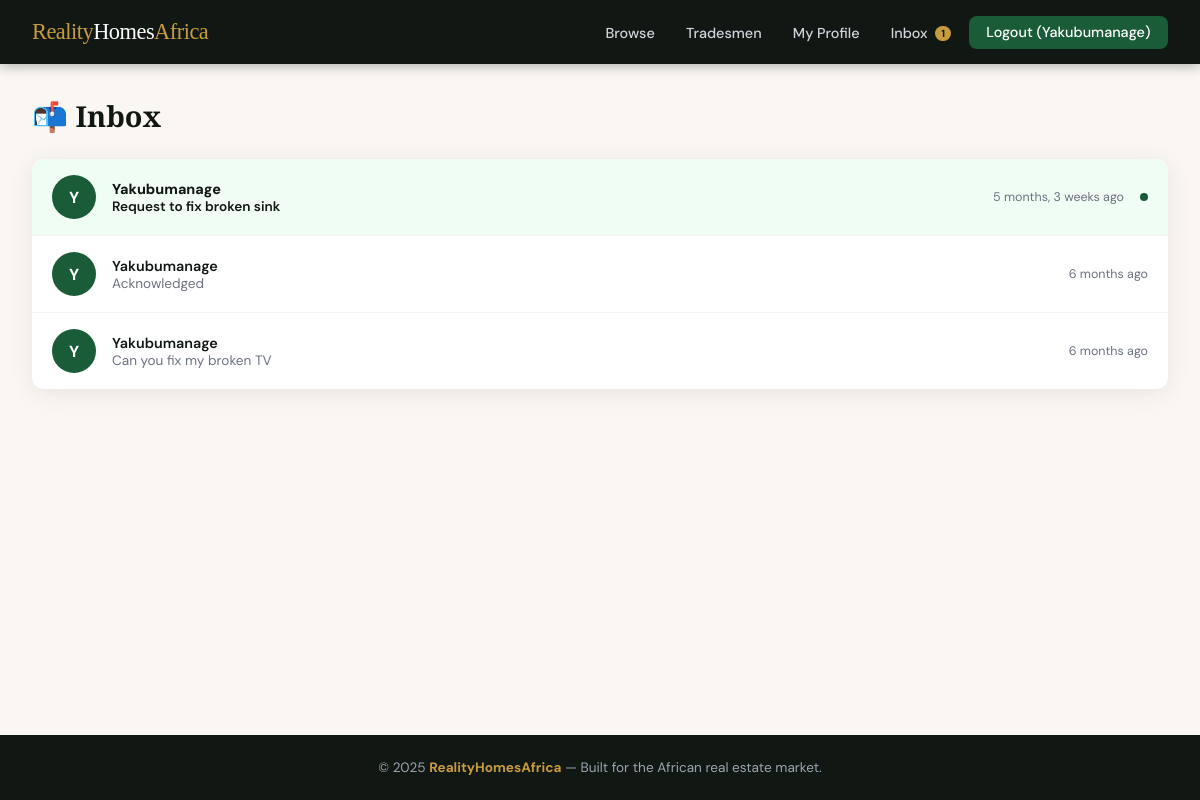
/users/inbox/ (signed in), run on the app's committed database.
### users/models.py (models this page shows, shortened)
class CustomUser(AbstractUser):
    is_agent = models.BooleanField(default=False)
    is_tradesman = models.BooleanField(default=False)
    is_client = models.BooleanField(default=True)
    phone_number = models.CharField(max_length=15, blank=True, null=True)
    profile_picture = models.ImageField(upload_to='profile_pictures/', blank=True, null=True)
    bio = models.TextField(blank=True, null=True)

class Message(models.Model):
    sender = models.ForeignKey(settings.AUTH_USER_MODEL, on_delete=models.CASCADE, related_name='sent_messages')
    receiver = models.ForeignKey(settings.AUTH_USER_MODEL, on_delete=models.CASCADE, related_name='received_messages')
    subject = models.CharField(max_length=200)
    body = models.TextField()
    is_read = models.BooleanField(default=False)
    timestamp = models.DateTimeField(auto_now_add=True)
    property_ref = models.ForeignKey(
        'listings.Property',
        on_delete=models.SET_NULL,
        null=True,
        blank=True,
        related_name='messages'
    )
    class Meta:
        ordering = ['-timestamp']

### users/views.py (the view)
# urls.py: path('inbox/', views.inbox, name='inbox'),
@login_required
def inbox(request):
    received = Message.objects.filter(receiver=request.user).order_by('-timestamp')
    return render(request, 'users/inbox.html', {'messages_list': received})

### users/context_processors.py (called while the page is built)
def unread_messages_count(request):
    if request.user.is_authenticated:
        from .models import Message
        count = Message.objects.filter(receiver=request.user, is_read=False).count()
        return {'unread_count': count}
    return {'unread_count': 0}

### templates/users/inbox.html (shortened to what this page needs)
{% extends 'base.html' %}
{% block content %}
<h1>📬 Inbox</h1>
{% if messages_list %}
<div class="msg-list">
  {% for msg in messages_list %}
  <a href="{% url 'users:message_detail' msg.pk %}" class="msg-item {% if not msg.is_read %}unread{% endif %}">
    <div class="msg-avatar">{{ msg.sender.username|slice:":1"|upper }}</div>
    <div class="msg-body">
      <div class="msg-from">{{ msg.sender.username }}</div>
      <div class="msg-subject">{{ msg.subject }} {% if msg.property_ref %}— re: {{ msg.property_ref.title|truncatechars:20 }}{% endif %}</div>
    </div>
    <div class="msg-time">{{ msg.timestamp|timesince }} ago</div>
    {% if not msg.is_read %}<div class="unread-dot"></div>{% endif %}
  </a>
  {% endfor %}
</div>
{% else %}
  <div style="text-align:center; padding:3rem; background:var(--white); border-radius:var(--radius); box-shadow:var(--shadow); color:var(--gray);">
    <div style="font-size:2.5rem; margin-bottom:0.75rem;">📭</div>
    <p>Your inbox is empty.</p>
  </div>
{% endif %}
{% endblock %}

### templates/base.html (shortened to what this page needs)
<!DOCTYPE html>
<html lang="en">
<head>
</head>
<body>
<nav>
  <a href="{% url 'listings:homepage' %}" class="nav-logo">Reality<span>Homes</span>Africa</a>
  <ul class="nav-links">
    <li><a href="{% url 'listings:property_list' %}">Browse</a></li>
    <li><a href="{% url 'services:tradesman_list' %}">Tradesmen</a></li>
    {% if user.is_authenticated %}
      {% if user.is_agent %}
        <li><a href="{% url 'listings:agent_dashboard' %}">My Listings</a></li>
        <li><a href="{% url 'listings:agent_inspections' %}">Inspections</a></li>
      {% elif user.is_tradesman %}
        <li><a href="{% url 'services:tradesman_dashboard' %}">My Profile</a></li>
      {% else %}
        <li><a href="{% url 'listings:favorites_list' %}">Saved</a></li>
        <li><a href="{% url 'listings:client_inspections' %}">Bookings</a></li>
      {% endif %}
      <li>
        <a href="{% url 'users:inbox' %}">
          Inbox
          {% if unread_count > 0 %}
            <span class="nav-badge">{{ unread_count }}</span>
          {% endif %}
        </a>
      </li>
      <li><a href="{% url 'users:logout' %}" class="btn-nav">Logout ({{ user.username }})</a></li>
    {% else %}
      <li><a href="{% url 'users:login' %}">Login</a></li>
      <li><a href="{% url 'users:choose_role' %}" class="btn-nav">Register</a></li>
    {% endif %}
  </ul>
</nav>
<main>
  {% block content %}{% endblock %}
</main>
<footer>
  &copy; 2025 <strong>RealityHomesAfrica</strong> &mdash; Built for the African real estate market.
</footer>
</body>
</html>

### templates/base.html (style rules this page uses)
:root { --green: #1a5c38; --green-light: #2d8653; --gold: #c89b3c; --cream: #faf7f2; --dark: #111814; --gray: #6b7280; --light-gray: #f3f4f6; --white: #ffffff; --danger: #dc2626; --radius: 12px; --shadow: 0 4px 24px rgba(0,0,0,0.08); }
* { box-sizing: border-box; margin: 0; padding: 0; }
body { font-family: 'DM Sans', sans-serif; background: var(--cream); color: var(--dark); min-height: 100vh; display: flex; flex-direction: column; }
nav { background: var(--dark); padding: 0 2rem; height: 64px; display: flex; align-items: center; justify-content: space-between; position: sticky; top: 0; z-index: 1000; box-shadow: 0 2px 12px rgba(0,0,0,0.3); }
.nav-logo { font-family: 'Playfair Display', serif; font-size: 1.4rem; color: var(--gold); text-decoration: none; letter-spacing: -0.5px; }
.nav-logo span { color: var(--white); }
.nav-links { display: flex; align-items: center; gap: 0.25rem; list-style: none; }
.nav-links a { color: #d1d5db; text-decoration: none; padding: 0.5rem 0.85rem; border-radius: 8px; font-size: 0.9rem; font-weight: 500; transition: all 0.2s; }
.nav-badge { background: var(--gold); color: var(--dark); border-radius: 99px; font-size: 0.65rem; font-weight: 700; padding: 1px 6px; margin-left: 4px; vertical-align: middle; }
.btn-nav { background: var(--green); color: var(--white) !important; padding: 0.45rem 1.1rem !important; border-radius: 8px !important; }
main { flex: 1; padding: 2rem; max-width: 1280px; margin: 0 auto; width: 100%; }
footer { background: var(--dark); color: #9ca3af; text-align: center; padding: 1.5rem 2rem; font-size: 0.85rem; }
footer strong { color: var(--gold); }

### templates/users/inbox.html (style rules this page uses)
h1 { font-family:'Playfair Display',serif; font-size:1.8rem; margin-bottom:1.5rem; }
.msg-list { background:var(--white); border-radius:var(--radius); box-shadow:var(--shadow); overflow:hidden; }
.msg-item { display:flex; align-items:center; gap:1rem; padding:1rem 1.25rem; border-bottom:1px solid #f3f4f6; text-decoration:none; color:var(--dark); transition:background 0.15s; }
.msg-item:last-child { border-bottom:none; }
.msg-item.unread { background:#f0fdf4; }
.msg-avatar { width:44px; height:44px; border-radius:50%; background:var(--green); color:var(--white); display:flex; align-items:center; justify-content:center; font-weight:700; font-size:1rem; flex-shrink:0; }
.msg-body { flex:1; min-width:0; }
.msg-from { font-weight:600; font-size:0.9rem; }
.msg-item.unread .msg-from { font-weight:800; }
.msg-subject { font-size:0.85rem; color:var(--gray); white-space:nowrap; overflow:hidden; text-overflow:ellipsis; }
.msg-item.unread .msg-subject { color:var(--dark); font-weight:600; }
.msg-time { color:var(--gray); font-size:0.78rem; flex-shrink:0; }
.unread-dot { width:8px; height:8px; border-radius:50%; background:var(--green); flex-shrink:0; }

### data on the page
CustomUser: username "Yakubumanage"
Message: sender.username "Y", sender.username "Yakubumanage", subject "Request to fix broken sink", timestamp "5 months, 3 weeks", is_read False (drawn)
Message: sender.username "Y", sender.username "Yakubumanage", subject "Acknowledged", timestamp "6 months"
Message: sender.username "Y", sender.username "Yakubumanage", subject "Can you fix my broken TV", timestamp "6 months"

### other printed values
{{ unread_count }} "1"
